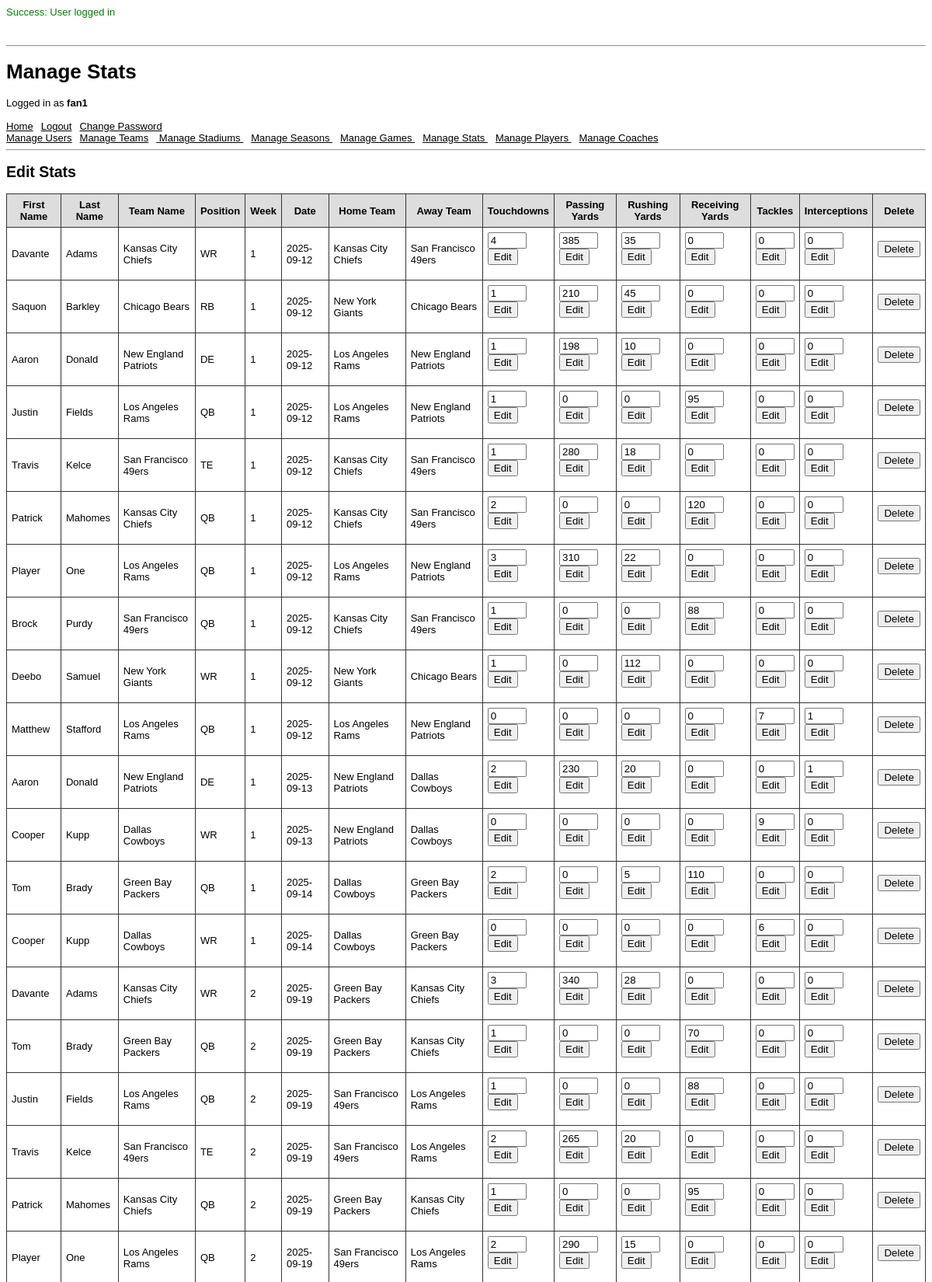
Page /pages/stat_page.php (signed in, upper part) on the committed database.
### tables this page shows
CREATE TABLE Stat (
    stat_id         INT UNSIGNED PRIMARY KEY AUTO_INCREMENT,
    player_id       INT UNSIGNED NOT NULL,
    game_id         INT UNSIGNED NOT NULL,
    touchdowns      INT UNSIGNED DEFAULT 0,
    passing_yards   INT UNSIGNED DEFAULT 0,
    rushing_yards   INT UNSIGNED DEFAULT 0,
    receiving_yards INT UNSIGNED DEFAULT 0,
    tackles         INT UNSIGNED DEFAULT 0,
    interceptions   INT UNSIGNED DEFAULT 0,

    FOREIGN KEY (player_id)
        REFERENCES Player(player_id)
        ON DELETE CASCADE,

    FOREIGN KEY (game_id)
        REFERENCES Game(game_id)
        ON DELETE CASCADE,

    UNIQUE (player_id, game_id)
);

CREATE TABLE Player (
    player_id  INT UNSIGNED PRIMARY KEY AUTO_INCREMENT,
    user_id    INT UNSIGNED NOT NULL UNIQUE,
    first_name VARCHAR(100) NOT NULL,
    last_name  VARCHAR(100) NOT NULL,
    position   VARCHAR(5)   NOT NULL,
    status     VARCHAR(10)  NOT NULL,

    FOREIGN KEY (user_id)
        REFERENCES UserAccount(user_id)
        ON DELETE CASCADE
);

CREATE TABLE Team (
    team_id    INT UNSIGNED PRIMARY KEY AUTO_INCREMENT,
    stadium_id INT UNSIGNED NOT NULL UNIQUE,
    name       VARCHAR(100) NOT NULL,
    city       VARCHAR(100) NOT NULL,
    conference VARCHAR(3)   NOT NULL,    
    division   VARCHAR(5)   NOT NULL,    

    UNIQUE (name, city),

    FOREIGN KEY (stadium_id)
        REFERENCES Stadium(stadium_id)
        ON DELETE RESTRICT
);

CREATE TABLE Game (
    game_id      INT UNSIGNED PRIMARY KEY AUTO_INCREMENT,
    season_id    INT UNSIGNED NOT NULL,
    home_team_id INT UNSIGNED NOT NULL,
    away_team_id INT UNSIGNED NOT NULL,
    stadium_id   INT UNSIGNED NOT NULL,
    week         INT UNSIGNED NOT NULL,
    date         DATE         NOT NULL,
    home_score   INT UNSIGNED NOT NULL,
    away_score   INT UNSIGNED NOT NULL,

    FOREIGN KEY (season_id)
        REFERENCES Season(season_id)
        ON DELETE RESTRICT,

    FOREIGN KEY (home_team_id)
        REFERENCES Team(team_id)
        ON DELETE RESTRICT,

    FOREIGN KEY (away_team_id)
        REFERENCES Team(team_id)
        ON DELETE RESTRICT,

    FOREIGN KEY (stadium_id)
        REFERENCES Stadium(stadium_id)
        ON DELETE RESTRICT,

    UNIQUE (season_id, week, home_team_id),
    UNIQUE (season_id, week, away_team_id),

    CONSTRAINT valid_date CHECK (week BETWEEN 1 AND 16),
    CONSTRAINT home_away_different CHECK (home_team_id != away_team_id)
);

### pages/stat_page.php (the view, shortened to what this page needs)
<?php
    require_once(__DIR__ . '/../scripts/StartSession.php');
    require_once(__DIR__ . '/html_components.php');
    require_once(__DIR__ . '/../scripts/helpers.php');
    display_edit_stats();
    function display_edit_stats() {
        echo "<h2>Edit Stats</h2>";
        $query = "
            SELECT
                p.first_name,
                p.last_name,
                p.player_id,
                p.position,
                own_team.name as team_name,
                g.week,
                g.date,
                g.game_id,
                home.name AS home_team,
                away.name AS away_team,
                s.touchdowns,
                s.passing_yards,
                s.rushing_yards,
                s.receiving_yards,
                s.tackles,
                s.interceptions,
                s.stat_id
            FROM Stat s
            JOIN Game g
                ON s.game_id = g.game_id
            JOIN Season se
                ON se.season_id = g.season_id
            JOIN Player p
                ON s.player_id = p.player_id
            JOIN Team home
                ON g.home_team_id = home.team_id
            JOIN Team away
                ON g.away_team_id = away.team_id
            JOIN Player_Team pt
                ON pt.player_id = p.player_id
            JOIN Team own_team
                ON own_team.team_id = pt.team_id
            ORDER BY se.year DESC, g.week, g.date, p.last_name ASC
        ";
        global $db;
        $result = query_with_perms($db, $query);
        echo "<table>";
        $headers = [
            'First Name', 'Last Name',
            'Team Name', 'Position', 'Week', 'Date',
            'Home Team', 'Away Team', 'Touchdowns',
            'Passing Yards', 'Rushing Yards',
            'Receiving Yards', 'Tackles',
            'Interceptions'
        ];
        echo "<tr>";
        foreach ($headers as $header) {
            echo "<th>$header</th>";
        }
        echo "<th>Delete</th>";
        echo "</tr>";
        while ($stat = $result->fetch_assoc()) {
            echo "<tr>";
            $fields = ['first_name', 'last_name', 'team_name', 'position', 'week', 'date', 'home_team', 'away_team'];
            foreach ($fields as $field) {
                $val = sanitize_str($stat[$field]);
                echo "<td>$val</td>";
            }
            $fields = ['touchdowns', 'passing_yards', 'rushing_yards', 'receiving_yards', 'tackles', 'interceptions'];
            $stat_id = intval($stat['stat_id']);
            $game_id = intval($stat['game_id']);
            $player_id = intval($stat['player_id']);
            foreach ($fields as $field) {
                $val = intval($stat[$field]);
                echo "<td>
                        <form method='post' action='../scripts/stat/edit_stat.php'>
                            <input type='hidden' name='stat_id' value='$stat_id'>
                            <input type='hidden' name='stat_field' value='$field'>
                            <input type='number' name='stat_value' value='$val' min='0' style='width: 50px;'>
                            <input type='hidden' name='player_id' value='$player_id'>
                            <input type='hidden' name='game_id' value='$game_id'>
                            <br>
                            <input type='submit' value='Edit'>
                        </form>
                    </td>";
            }
            echo "<td>
                    <form method='post' action='../scripts/stat/delete_stat.php'>
                        <input type='hidden' name='stat_id' value='$stat_id'>
                        <input type='hidden' name='player_id' value='$player_id'>
                        <input type='hidden' name='game_id' value='$game_id'>
                        <input type='submit' value='Delete'>
                    </form>
                  </td>";
            echo "</tr>";
        }
        echo "</table>";
    }
?>

### pages/html_components.php (style rules this page uses)
body { font-family: Arial, Helvetica, sans-serif; font-size: 13px; }
li, td, th { font-family: Arial, Helvetica, sans-serif; font-size: 13px; }
table { border-collapse: collapse; margin-bottom: 20px; }
th { background: #ddd; }
th, td { padding: 6px; border: 1px solid #333; }

### rows in the picture
stat: player.first_name "Davante", player.last_name "Adams", team.name "Kansas City Chiefs", player.position "WR", game.week "1", game.date "2025-09-12", team.name "San Francisco 49ers", stat_value "4", stat_value "385", stat_value "35", stat_value "0"
stat: player.first_name "Saquon", player.last_name "Barkley", team.name "Chicago Bears", player.position "RB", game.week "1", game.date "2025-09-12", team.name "New York Giants", stat_value "1", stat_value "210", stat_value "45", stat_value "0"
stat: player.first_name "Aaron", player.last_name "Donald", team.name "New England Patriots", player.position "DE", game.week "1", game.date "2025-09-12", team.name "Los Angeles Rams", stat_value "1", stat_value "198", stat_value "10", stat_value "0"
stat: player.first_name "Justin", player.last_name "Fields", team.name "Los Angeles Rams", player.position "QB", game.week "1", game.date "2025-09-12", team.name "New England Patriots", stat_value "1", stat_value "0", stat_value "95"
stat: player.first_name "Travis", player.last_name "Kelce", team.name "San Francisco 49ers", player.position "TE", game.week "1", game.date "2025-09-12", team.name "Kansas City Chiefs", stat_value "1", stat_value "280", stat_value "18", stat_value "0"
stat: player.first_name "Patrick", player.last_name "Mahomes", team.name "Kansas City Chiefs", player.position "QB", game.week "1", game.date "2025-09-12", team.name "San Francisco 49ers", stat_value "2", stat_value "0", stat_value "120"
stat: player.first_name "Player", player.last_name "One", team.name "Los Angeles Rams", player.position "QB", game.week "1", game.date "2025-09-12", team.name "New England Patriots", stat_value "3", stat_value "310", stat_value "22", stat_value "0"
stat: player.first_name "Brock", player.last_name "Purdy", team.name "San Francisco 49ers", player.position "QB", game.week "1", game.date "2025-09-12", team.name "Kansas City Chiefs", stat_value "1", stat_value "0", stat_value "88"
stat: player.first_name "Deebo", player.last_name "Samuel", team.name "New York Giants", player.position "WR", game.week "1", game.date "2025-09-12", team.name "Chicago Bears", stat_value "1", stat_value "0", stat_value "112"
stat: player.first_name "Matthew", player.last_name "Stafford", team.name "Los Angeles Rams", player.position "QB", game.week "1", game.date "2025-09-12", team.name "New England Patriots", stat_value "0", stat_value "7", stat_value "1"
stat: player.first_name "Aaron", player.last_name "Donald", team.name "New England Patriots", player.position "DE", game.week "1", game.date "2025-09-13", team.name "Dallas Cowboys", stat_value "2", stat_value "230", stat_value "20", stat_value "0", stat_value "1"
stat: player.first_name "Cooper", player.last_name "Kupp", team.name "Dallas Cowboys", player.position "WR", game.week "1", game.date "2025-09-13", team.name "New England Patriots", stat_value "0", stat_value "9"
stat: player.first_name "Tom", player.last_name "Brady", team.name "Green Bay Packers", player.position "QB", game.week "1", game.date "2025-09-14", team.name "Dallas Cowboys", stat_value "2", stat_value "0", stat_value "5", stat_value "110"
stat: player.first_name "Cooper", player.last_name "Kupp", team.name "Dallas Cowboys", player.position "WR", game.week "1", game.date "2025-09-14", team.name "Green Bay Packers", stat_value "0", stat_value "6"
stat: player.first_name "Davante", player.last_name "Adams", team.name "Kansas City Chiefs", player.position "WR", game.week "2", game.date "2025-09-19", team.name "Green Bay Packers", stat_value "3", stat_value "340", stat_value "28", stat_value "0"
stat: player.first_name "Tom", player.last_name "Brady", team.name "Green Bay Packers", player.position "QB", game.week "2", game.date "2025-09-19", team.name "Kansas City Chiefs", stat_value "1", stat_value "0", stat_value "70"
stat: player.first_name "Justin", player.last_name "Fields", team.name "Los Angeles Rams", player.position "QB", game.week "2", game.date "2025-09-19", team.name "San Francisco 49ers", stat_value "1", stat_value "0", stat_value "88"
stat: player.first_name "Travis", player.last_name "Kelce", team.name "San Francisco 49ers", player.position "TE", game.week "2", game.date "2025-09-19", team.name "Los Angeles Rams", stat_value "2", stat_value "265", stat_value "20", stat_value "0"
stat: player.first_name "Patrick", player.last_name "Mahomes", team.name "Kansas City Chiefs", player.position "QB", game.week "2", game.date "2025-09-19", team.name "Green Bay Packers", stat_value "1", stat_value "0", stat_value "95"
stat: player.first_name "Player", player.last_name "One", team.name "Los Angeles Rams", player.position "QB", game.week "2", game.date "2025-09-19", team.name "San Francisco 49ers", stat_value "2", stat_value "290", stat_value "15", stat_value "0"

### other values in the picture
$_SESSION['success'] "User logged in"
$title "Manage Stats"
sanitize_str($_SESSION['UserName']) "fan1"
$header "First Name"
$header "Last Name"
$header "Team Name"
$header "Position"
$header "Week"
$header "Date"
$header "Home Team"
$header "Away Team"
$header "Touchdowns"
$header "Passing Yards"
$header "Rushing Yards"
$header "Receiving Yards"
